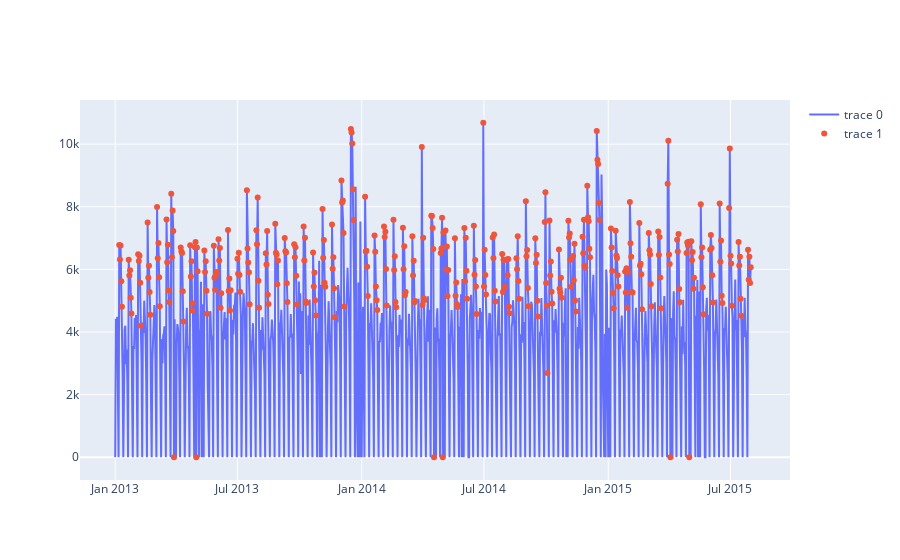

Notebook code for this chart:
### Code cell
tempdf = df.query("Store == 2").sort_values("Date")

fig = go.Figure()
fig.add_trace(go.Scatter(x = tempdf["Date"], y = tempdf["Sales"]))
fig.add_trace(go.Scatter(x = tempdf[tempdf["Promo"] == 1]["Date"], y = tempdf[tempdf["Promo"] == 1]["Sales"], mode = "markers"))
fig

### Figure 1 — Plotly figure (JSON) as saved in the notebook; plotly's stock layout.template omitted (floating-point values rounded to 4 significant figures; data arrays with more than 128 entries replaced by an {"elided": "..."} marker saying what was removed)
{"data": [{"type": "scatter", "x": {"elided": "942 str values"}, "y": {"elided": "942 int values"}}, {"mode": "markers", "type": "scatter", "x": {"elided": "360 str values"}, "y": {"elided": "360 int values"}}], "layout": {}}
